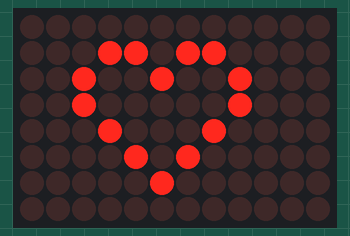
Recording of a sketch running on a simulated Arduino Uno R4 WiFi. Shown: 12×8 LED matrix.

Above: at 0.1 s.
At 0.8 s:
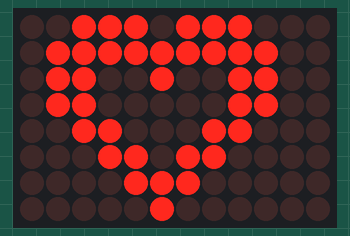

The sketch:

BeatingHeart.ino
```cpp
#include "Arduino_LED_Matrix.h"

ArduinoLEDMatrix matrix;

/* the matrix has 8 x 12 = 96 LEDs, and thus the matrix state can be
 * represented by an array of three 32-bit integers */

/* little heart:   guess ordering by column:
 * 0000 0000 0000  0x 0122 1000  0x 0B40 1A40  0x 0088 0000
 * 0001 1011 0000
 * 0010 0100 1000  guess ordering by row: (this is the right order)
 * 0010 0000 1000  0x 0001 B024  0x 8208 1100  0x A004 0000
 * 0001 0001 0000
 * 0000 1010 0000
 * 0000 0100 0000
 * 0000 0000 0000
 */

//const uint32_t littleHeart[] = { 0x01221000, 0x0B401A40, 0x00880000};
const uint32_t littleHeart[] = { 0x0001B024, 0x82081100, 0xA0040000 };

/* big heart:      ordering by row:
 * 0011 1011 1000  0x 3B87 FC64  0x C60C 3181  0x B00E 0040
 * 0111 1111 1100
 * 0110 0100 1100
 * 0110 0000 1100
 * 0011 0001 1000
 * 0001 1011 0000
 * 0000 1110 0000
 * 0000 0100 0000
 */

const uint32_t bigHeart[] = { 0x3B87FC64, 0xC60C3181, 0xB00E0040 };

void setup()
{
  Serial.begin(115200);
  matrix.begin();
}

void loop()
{
  matrix.loadFrame(littleHeart);
  delay(750);

  matrix.loadFrame(bigHeart);
  delay(750);
}
```

Measured:
- what the display in image 1 shows lasts 0.7 s, from 0.8 s to 1.5 s
